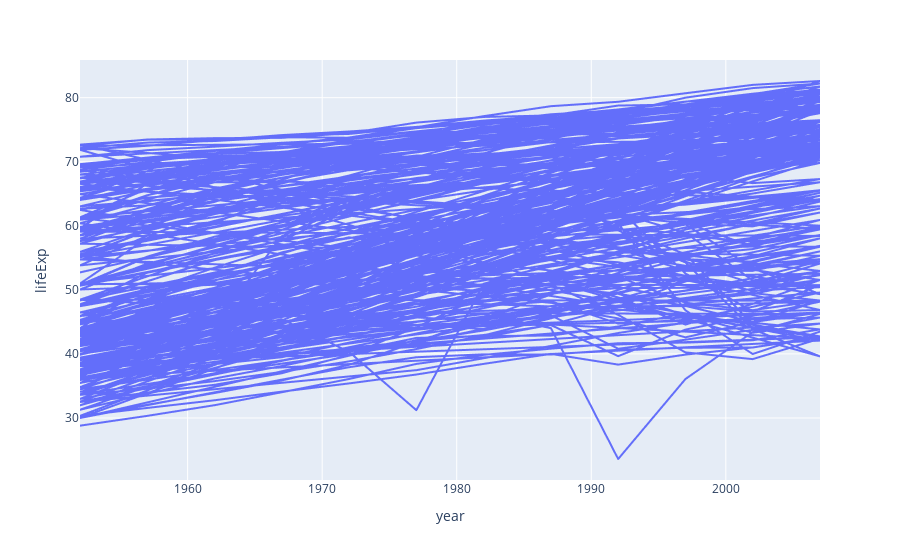

Notebook code for this chart:
### Code cell
px.line(data, x = 'year', y = 'lifeExp')
# We get a line for each record which makes it difficult to interpret the chart

### Figure 1 — Plotly figure (JSON) as saved in the notebook; plotly's stock layout.template omitted (floating-point values rounded to 4 significant figures; data arrays with more than 128 entries replaced by an {"elided": "..."} marker saying what was removed)
{"data": [{"hovertemplate": "year=%{x}<br>lifeExp=%{y}<extra></extra>", "legendgroup": "", "line": {"color": "#636efa", "dash": "solid"}, "mode": "lines", "name": "", "showlegend": false, "type": "scattergl", "x": {"elided": "1704 int values"}, "xaxis": "x", "y": {"elided": "1704 float values"}, "yaxis": "y"}], "layout": {"legend": {"tracegroupgap": 0}, "margin": {"t": 60}, "xaxis": {"anchor": "y", "domain": [0, 1], "title": {"text": "year"}}, "yaxis": {"anchor": "x", "domain": [0, 1], "title": {"text": "lifeExp"}}}}
